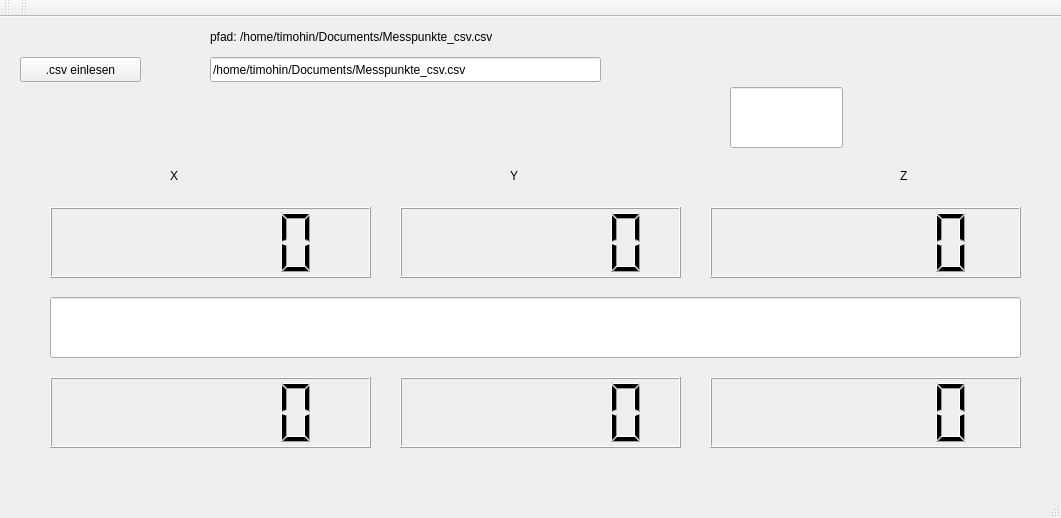
<?xml version="1.0" encoding="UTF-8"?>
<ui version="4.0">
 <class>MainWindow</class>
 <widget class="QMainWindow" name="MainWindow">
  <property name="geometry">
   <rect>
    <x>0</x>
    <y>0</y>
    <width>1061</width>
    <height>518</height>
   </rect>
  </property>
  <property name="windowTitle">
   <string>MainWindow</string>
  </property>
  <widget class="QWidget" name="centralWidget">
   <widget class="QPushButton" name="pushButton">
    <property name="geometry">
     <rect>
      <x>20</x>
      <y>40</y>
      <width>121</width>
      <height>25</height>
     </rect>
    </property>
    <property name="text">
     <string>.csv einlesen</string>
    </property>
   </widget>
   <widget class="QLineEdit" name="lineEdit">
    <property name="geometry">
     <rect>
      <x>210</x>
      <y>40</y>
      <width>391</width>
      <height>25</height>
     </rect>
    </property>
    <property name="text">
     <string>/home/timohin/Documents/Messpunkte_csv.csv</string>
    </property>
   </widget>
   <widget class="QLabel" name="label">
    <property name="geometry">
     <rect>
      <x>210</x>
      <y>10</y>
      <width>391</width>
      <height>20</height>
     </rect>
    </property>
    <property name="text">
     <string>pfad: /home/timohin/Documents/Messpunkte_csv.csv</string>
    </property>
   </widget>
   <widget class="QLCDNumber" name="lcdNumber_x">
    <property name="geometry">
     <rect>
      <x>50</x>
      <y>190</y>
      <width>321</width>
      <height>71</height>
     </rect>
    </property>
    <property name="digitCount">
     <number>6</number>
    </property>
   </widget>
   <widget class="QLCDNumber" name="lcdNumber_y">
    <property name="geometry">
     <rect>
      <x>400</x>
      <y>190</y>
      <width>281</width>
      <height>71</height>
     </rect>
    </property>
    <property name="digitCount">
     <number>6</number>
    </property>
   </widget>
   <widget class="QLCDNumber" name="lcdNumber_z">
    <property name="geometry">
     <rect>
      <x>710</x>
      <y>190</y>
      <width>311</width>
      <height>71</height>
     </rect>
    </property>
    <property name="digitCount">
     <number>6</number>
    </property>
   </widget>
   <widget class="QLabel" name="label_2">
    <property name="geometry">
     <rect>
      <x>170</x>
      <y>150</y>
      <width>67</width>
      <height>17</height>
     </rect>
    </property>
    <property name="text">
     <string>X</string>
    </property>
   </widget>
   <widget class="QLabel" name="label_3">
    <property name="geometry">
     <rect>
      <x>510</x>
      <y>150</y>
      <width>67</width>
      <height>17</height>
     </rect>
    </property>
    <property name="text">
     <string>Y</string>
    </property>
   </widget>
   <widget class="QLabel" name="label_4">
    <property name="geometry">
     <rect>
      <x>900</x>
      <y>150</y>
      <width>41</width>
      <height>17</height>
     </rect>
    </property>
    <property name="text">
     <string>Z</string>
    </property>
   </widget>
   <widget class="QLineEdit" name="lineEdit_2">
    <property name="geometry">
     <rect>
      <x>50</x>
      <y>280</y>
      <width>971</width>
      <height>61</height>
     </rect>
    </property>
   </widget>
   <widget class="QLCDNumber" name="lcdNumber_x_2">
    <property name="geometry">
     <rect>
      <x>50</x>
      <y>360</y>
      <width>321</width>
      <height>71</height>
     </rect>
    </property>
    <property name="digitCount">
     <number>6</number>
    </property>
   </widget>
   <widget class="QLCDNumber" name="lcdNumber_y_2">
    <property name="geometry">
     <rect>
      <x>400</x>
      <y>360</y>
      <width>281</width>
      <height>71</height>
     </rect>
    </property>
    <property name="digitCount">
     <number>6</number>
    </property>
   </widget>
   <widget class="QLCDNumber" name="lcdNumber_z_2">
    <property name="geometry">
     <rect>
      <x>710</x>
      <y>360</y>
      <width>311</width>
      <height>71</height>
     </rect>
    </property>
    <property name="digitCount">
     <number>6</number>
    </property>
   </widget>
   <widget class="QLineEdit" name="lineEdit_3">
    <property name="geometry">
     <rect>
      <x>730</x>
      <y>70</y>
      <width>113</width>
      <height>61</height>
     </rect>
    </property>
   </widget>
  </widget>
  <widget class="QMenuBar" name="menuBar">
   <property name="geometry">
    <rect>
     <x>0</x>
     <y>0</y>
     <width>1061</width>
     <height>22</height>
    </rect>
   </property>
  </widget>
  <widget class="QToolBar" name="mainToolBar">
   <attribute name="toolBarArea">
    <enum>TopToolBarArea</enum>
   </attribute>
   <attribute name="toolBarBreak">
    <bool>false</bool>
   </attribute>
  </widget>
  <widget class="QStatusBar" name="statusBar"/>
  <widget class="QToolBar" name="toolBar">
   <property name="windowTitle">
    <string>toolBar</string>
   </property>
   <attribute name="toolBarArea">
    <enum>TopToolBarArea</enum>
   </attribute>
   <attribute name="toolBarBreak">
    <bool>false</bool>
   </attribute>
  </widget>
 </widget>
 <layoutdefault spacing="6" margin="11"/>
 <resources/>
 <connections/>
</ui>
